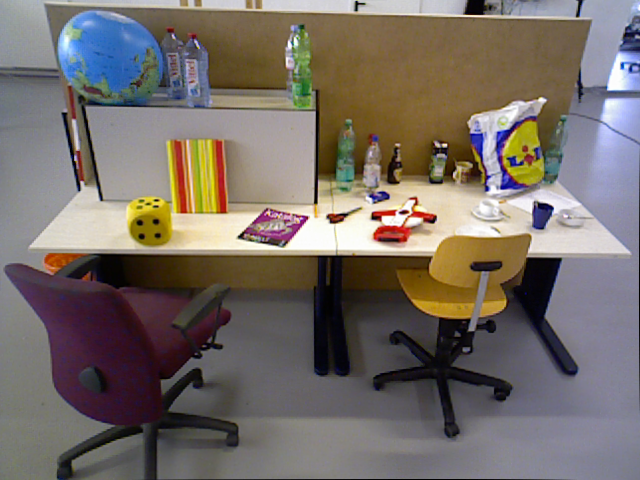
//> input picture ComputePyramid/test.png, 640 x 480 px
$ ./ComputePyramid   (built with g++ and OpenCV 4)
//> lines starting //> are read from the running program, lines starting //| are printed output that depends on the picture
#include <iostream>
#include <chrono>
#include <opencv2/core/core.hpp>
#include <opencv2/highgui/highgui.hpp>
#include <opencv2/imgproc.hpp>
using namespace std;
using namespace cv;

int main(int argc, char **argv) {
  cv::Mat image;
  image = cv::imread("../test.png");
//> image is the input picture: 480 rows x 640 cols, CV_8UC3; mean B, G, R 103.5, 109.6, 118.1

  // 判断图像文件是否正确读取
  if (image.data == nullptr) {
    cerr << "图片不存在." << endl;
    return 0;
  }

  // BGR—>GRAY
  cvtColor(image,image,CV_BGR2GRAY);
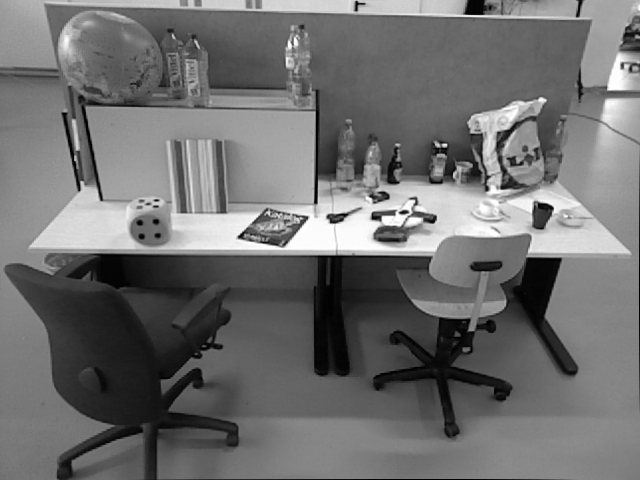
//> image: 480 rows x 640 cols, CV_8UC1; min 0, max 254, mean 111.4
  cv::imshow("origin image", image);

  // 配置参数
  int nlevels = 8;
  float scaleFactor = 1.2;
  int EDGE_THRESHOLD = 19;

  // mvScaleFactor
  vector<float> mvScaleFactor(nlevels);
  mvScaleFactor[0] = 1.0;
  for (int i=1; i<nlevels; i++)
    mvScaleFactor[i]=mvScaleFactor[i-1]*scaleFactor;

  // mvInvScaleFactor
  vector<float> mvInvScaleFactor(nlevels);
  for (int level = 0; level < nlevels; ++level){
    mvInvScaleFactor[level] = 1.0f/mvScaleFactor[level];
    cout << mvInvScaleFactor[level] << endl;
  }

  // mvImagePyramid
  vector<Mat>mvImagePyramid(nlevels);
  for (int level = 0; level < nlevels; ++level){
    float scale = mvInvScaleFactor[level];
    Size sz(cvRound((float)image.cols*scale), cvRound((float)image.rows*scale));
    Size wholeSize(sz.width + EDGE_THRESHOLD*2, sz.height + EDGE_THRESHOLD*2);
    Mat temp(wholeSize, image.type()), masktemp;
    //mvImagePyramid[level] = temp(Rect(EDGE_THRESHOLD, EDGE_THRESHOLD, sz.width, sz.height)); //old  1) 如果下面是new那么可以注释掉

    // Compute the resized image
    if( level != 0 )
    {
      // 缩放
      //resize(mvImagePyramid[level-1], mvImagePyramid[level], sz, 0, 0, INTER_LINEAR); //old 2)
      resize(image, mvImagePyramid[level], sz, 0, 0, INTER_LINEAR); //new 更清楚 2)

      copyMakeBorder(mvImagePyramid[level], temp, EDGE_THRESHOLD, EDGE_THRESHOLD, EDGE_THRESHOLD, EDGE_THRESHOLD, BORDER_REFLECT_101+BORDER_ISOLATED);
      /*
      imshow("temp",temp);
      cv::waitKey(0);
       */
    }
    else{
      copyMakeBorder(image, temp, EDGE_THRESHOLD, EDGE_THRESHOLD, EDGE_THRESHOLD, EDGE_THRESHOLD, BORDER_REFLECT_101);
    /*
    imshow("temp",temp);
    cv::waitKey(0);
    */
    }

    mvImagePyramid[level] = temp; //new 3)
  }
//> this loop made 8 passes
//> pass 1, `copyMakeBorder(image, temp, EDGE_THRESHOLD, EDGE_THRESHOLD, EDGE_THRES..`:
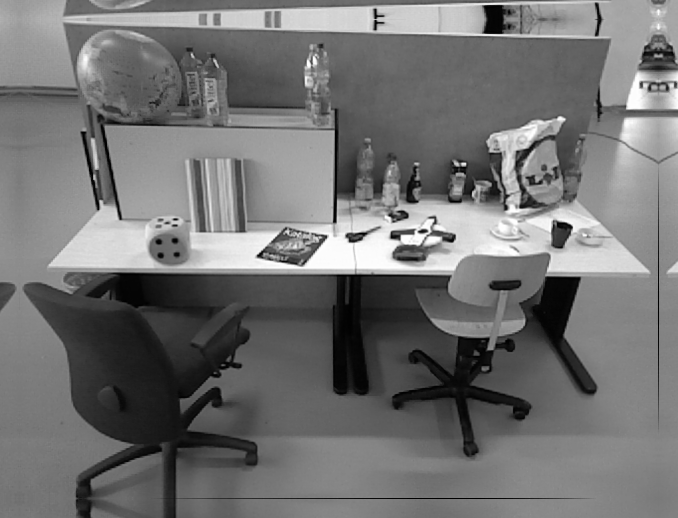
//> temp: 518 rows x 678 cols, CV_8UC1; min 0, max 254, mean 114.3
//> pass 2, `copyMakeBorder(mvImagePyramid[level], temp, EDGE_THRESHOLD, EDGE_THRES..`:
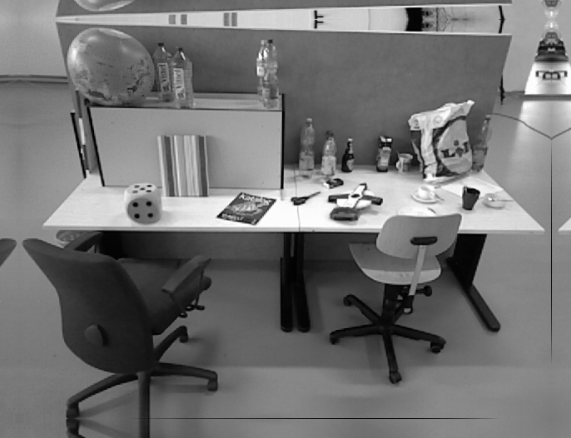
//> temp: 438 rows x 571 cols, CV_8UC1; min 0, max 254, mean 114.5
//> pass 3, `copyMakeBorder(mvImagePyramid[level], temp, EDGE_THRESHOLD, EDGE_THRES..`:
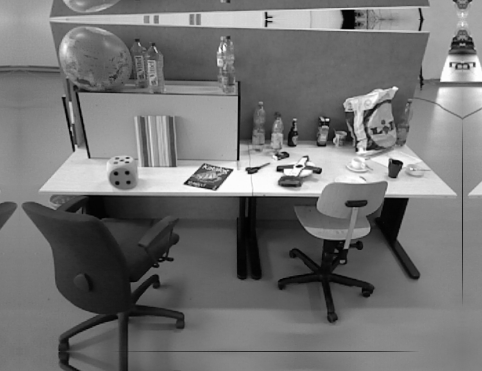
//> temp: 371 rows x 482 cols, CV_8UC1; min 0, max 254, mean 114.8

  // show
  for (int level = 0; level < nlevels; level++){
    string name = to_string(level+1)+"层金字塔  "+to_string(mvImagePyramid[level].cols)+"*"+to_string(mvImagePyramid[level].rows);
    imshow(name,mvImagePyramid[level]);
  }
//> this loop made 8 passes
//> name on passes 1 to 8: "1层金字塔  678*518", "2层金字塔  571*438", "3层金字塔  482*371", "4层金字塔  408*316", "5层金字塔  347*269", "6层金字塔  295*231", "7层金字塔  252*199", "8层金字塔  217*172"

  // write
  //string save_name = "../old/"+to_string(nlevels)+"层金字塔  "+to_string(mvImagePyramid[nlevels-1].cols)+"*"+to_string(mvImagePyramid[nlevels-1].rows)+".png"; //old 4)
  string save_name = "../new/"+to_string(nlevels)+"层金字塔  "+to_string(mvImagePyramid[nlevels-1].cols)+"*"+to_string(mvImagePyramid[nlevels-1].rows)+".png";  //new 4)
//> save_name = "../new/8层金字塔  217*172.png"
  imwrite(save_name,mvImagePyramid[nlevels-1]);
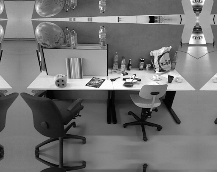
//> saved as 8层金字塔  217*172.png: 172 rows x 217 cols, CV_8UC1; min 1, max 254, mean 115.6

  waitKey(0);
  return 0;
}
